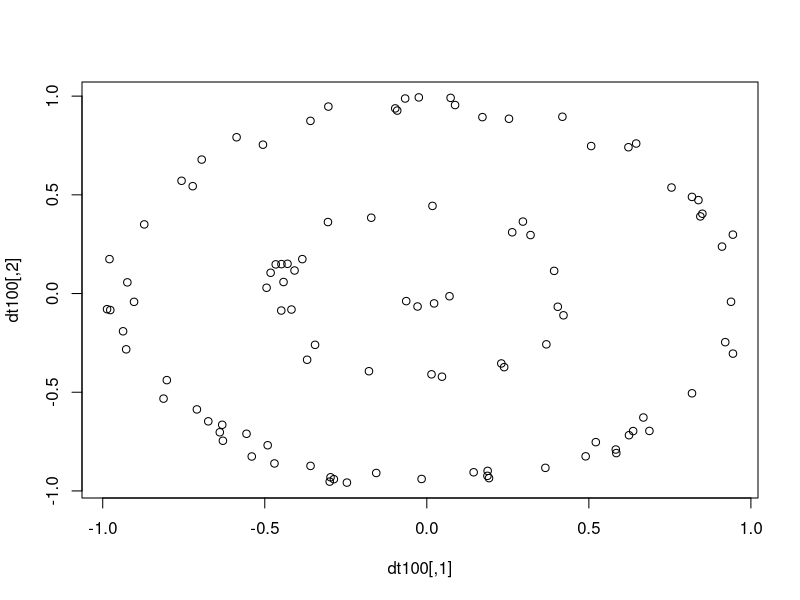

Source code (R): (Note: this script raises an error after producing the figure.)
get_spectral <- function(n){
  x <- matrix(NA, 5*n, 2)
  x1 <- c()
  x2 <- c()
  distance <- vector(length = 5*n)

  for(i in 1:(5*n)){
    x[i,] <- runif(2,-1,1)
    distance[i] <- sqrt((x[i,1]^2)+(x[i,2]^2))

    if(distance[i] <= 1 && distance[i] >=0.9){
      x1 <- c(x1,x[i,1])
      x2 <- c(x2,x[i,2])
    } else if(distance[i] <= 0.5 && distance[i] >=0.4){
      x1 <- c(x1,x[i,1])
      x2 <- c(x2,x[i,2])
    } else if(distance[i] <= 0.1){
      x1 <- c(x1,x[i,1])
      x2 <- c(x2,x[i,2])
    }
  }
  return(cbind(x1[1:n],x2[1:n]))
}

set.seed(20)
dt100<-get_spectral(100)
tail(dt100)
plot(dt100)

nd100<-normalize_data(dt100)
tail(nd100)

data1000 <- get_spectral(1000)
plot(data1000)

data2000 <- get_spectral(2000)
plot(x=data2000[,1], y=data2000[,2])
